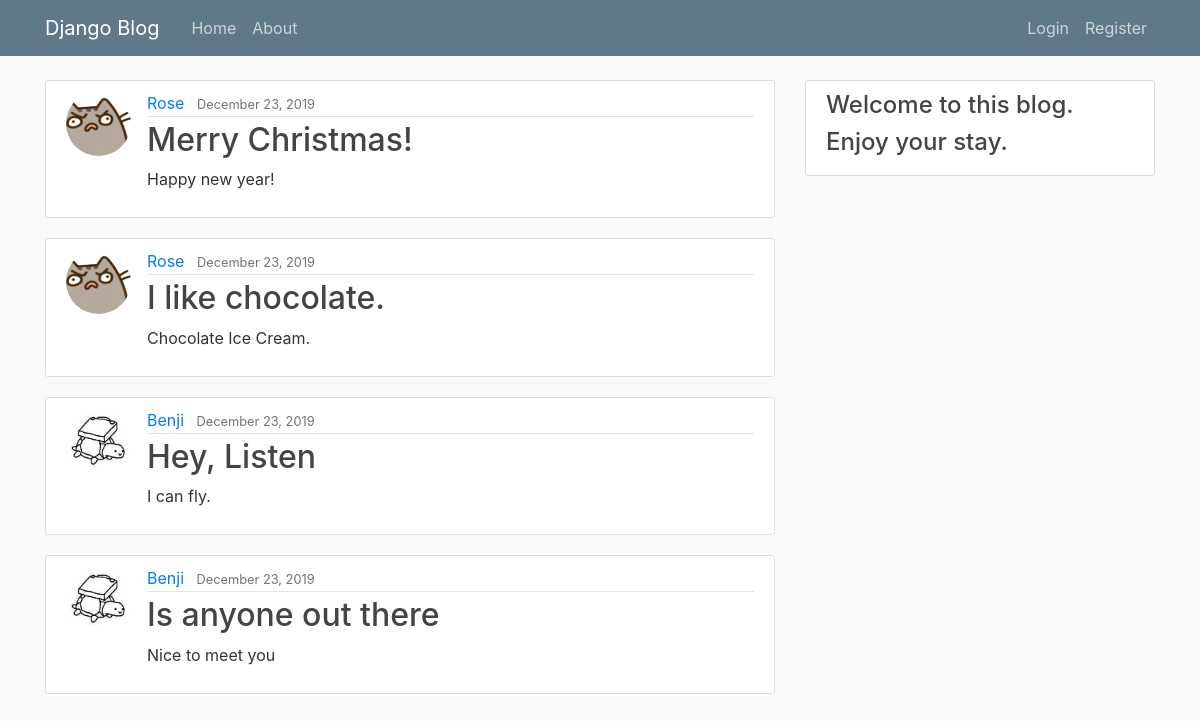
The page / on the database its author committed.
### blog/models.py (models this page shows, shortened)
class Post(models.Model):
    title = models.CharField(max_length=100)
    content = models.TextField()
    date_posted = models.DateTimeField(default=timezone.now)
    author = models.ForeignKey(User, on_delete=models.CASCADE)

### users/models.py (models this page shows, shortened)
class Profile(models.Model):
    user = models.OneToOneField(User, on_delete=models.CASCADE)
    image = models.ImageField(default='default.jpg', upload_to='profile_pics')

### blog/views.py (the view)
# urls.py: path('', PostListView.as_view(), name='blog-home'),
class PostListView(ListView):
    model = Post
    template_name = 'blog/home.html'  # <app>/<model>_<viewtype>.html
    context_object_name = 'posts'
    ordering = ['-date_posted']

### blog/templates/blog/home.html
{% extends "blog/base.html" %} {% block content %} {% for post in posts %}
<article class="media content-section">
    <img class="rounded-circle article-img" src="{{ post.author.profile.image.url }}" />
    <div class="media-body">
        <div class="article-metadata">
            <a class="mr-2" href="#">{{ post.author }}</a>
            <small class="text-muted">{{ post.date_posted|date:"F d, Y" }}</small>
        </div>
        <h2><a class="article-title" href="{% url 'post-detail' post.id %}">{{ post.title }}</a></h2>
        <p class="article-content">{{ post.content }}</p>
    </div>
</article>
{% endfor %} {% endblock content %}

### blog/templates/blog/base.html (shortened to what this page needs)
{% load static %}
<!DOCTYPE html>
<html>
    <head>
        <link
            rel="stylesheet"
            href="https://maxcdn.bootstrapcdn.com/bootstrap/4.0.0/css/bootstrap.min.css"
        />
        <link rel="stylesheet" type="text/css" href="{% static 'blog/main.css' %}" />
    </head>
    <body>
        <header class="site-header">
            <nav class="navbar navbar-expand-md navbar-dark bg-steel fixed-top">
                <div class="container">
                    <a class="navbar-brand mr-4" href="{% url 'blog-home' %}">Django Blog</a>
                    <div class="collapse navbar-collapse" id="navbarToggle">
                        <div class="navbar-nav mr-auto">
                            <a class="nav-item nav-link" href="{% url 'blog-home' %}">Home</a>
                            <a class="nav-item nav-link" href="{% url 'blog-about' %}">About</a>
                        </div>
                        <div class="navbar-nav">
                            {% if user.is_authenticated %}
                            <a class="nav-item nav-link" href="{% url 'post-create' %}">New Post</a>
                            <a class="nav-item nav-link" href="{% url 'profile' %}">Profile</a>
                            <a class="nav-item nav-link" href="{% url 'logout' %}">Logout</a>
                            {% else %}
                            <a class="nav-item nav-link" href="{% url 'login' %}">Login</a>
                            <a class="nav-item nav-link" href="{% url 'register' %}">Register</a>
                            {% endif %}
                        </div>
                    </div>
                </div>
            </nav>
        </header>
        <main role="main" class="container">
            <div class="row">
                <div class="col-md-8">
                     {% block content %}{% endblock %}
                </div>
                <div class="col-md-4">
                    <div class="content-section">
                        <h4>Welcome to this blog.</h4>
                        <h4>Enjoy your stay.</h4>
                    </div>
                </div>
            </div>
        </main>
    </body>
</html>

### blog/static/blog/main.css (style rules this page uses)
body { background: #fafafa; color: #333333; margin-top: 5rem; }
h1, h2, h3, h4, h5, h6 { color: #444444; }
.bg-steel { background-color: #5f788a; }
.site-header .navbar-nav .nav-link { color: #cbd5db; }
.content-section { background: #ffffff; padding: 10px 20px; border: 1px solid #dddddd; border-radius: 3px; margin-bottom: 20px; }
.article-title { color: #444444; }
.article-content { white-space: pre-line; }
.article-img { height: 65px; width: 65px; margin-right: 16px; }
.article-metadata { padding-bottom: 1px; margin-bottom: 4px; border-bottom: 1px solid #e3e3e3 }

### rows shown on the page
Post: author.profile.image (picture), author "Rose", date_posted "December 23, 2019", title "Merry Christmas!", content "Happy new year!"
Post: author.profile.image (picture), author "Rose", date_posted "December 23, 2019", title "I like chocolate.", content "Chocolate Ice Cream."
Post: author.profile.image (picture), author "Benji", date_posted "December 23, 2019", title "Hey, Listen", content "I can fly."
Post: author.profile.image (picture), author "Benji", date_posted "December 23, 2019", title "Is anyone out there", content "Nice to meet you"
